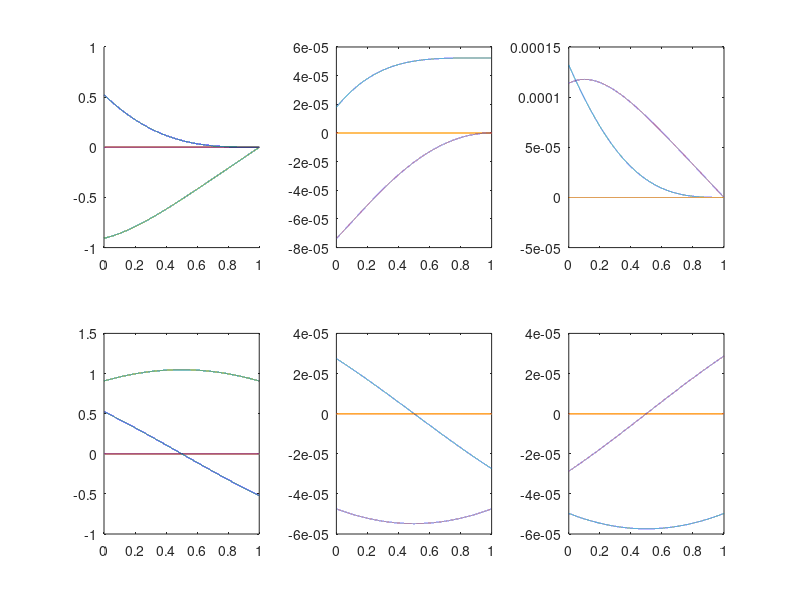

The MATLAB script that drew this image: (Note: this script raises an error after producing the figure.)
%% init data
theta = 0;
dis = pi/3;

q0 = [[1,0,0]*sin(dis/2),cos(dis/2)]';
q1 = [0,0,0,1]';
q2 = [[cos(theta),sin(theta),0]*sin(dis/2),cos(dis/2)]';

ds = 0.0001;
s = 0:ds:1;

theta0 = acos(q0(4));
v0 = q0(1:3)/sin(theta0);

theta2 = acos(q2(4));
v2 = q2(1:3)/sin(theta2);

debug = 1;

%% qa
qa  = [sin(theta0*((1-s).^2)).*v0;cos(theta0*((1-s).^2))];
dqa = theta0*(2*s-2).*[cos(theta0*((1-s).^2)).*v0;-sin(theta0*((1-s).^2))];
ddqa = theta0*2.*[cos(theta0*((1-s).^2)).*v0;-sin(theta0*((1-s).^2))]...
    +theta0*(2*s-2).*theta0.*(2*s-2).*[-sin(theta0*((1-s).^2)).*v0;-cos(theta0*((1-s).^2))];

if(debug)
    subplot(2,3,1);
    hold on
    plot(s,dqa)
    plot(s(2:end),diff(qa')'/ds)
    hold off
    subplot(2,3,2)
    plot(s(2:end),dqa(:,2:end)-diff(qa')'/ds)
    subplot(2,3,3)
    plot(s(2:end),ddqa(:,2:end)-diff(dqa')'/ds)
end
%% qb1
qb1  = [sin(theta0*(-(1-s).^2)).*v0;cos(theta0*(-(1-s).^2))];
dqb1 = -theta0*(2*s-2).*[cos(theta0*((1-s).^2)).*v0;sin(theta0*((1-s).^2))];
ddqb1 = -theta0*2.*[cos(theta0*((1-s).^2)).*v0;sin(theta0*((1-s).^2))]...
    -theta0*(2*s-2).*theta0.*(2*s-2).*[-sin(theta0*((1-s).^2)).*v0;cos(theta0*((1-s).^2))];

if(debug)
    subplot(2,3,4);
    hold on
    plot(s,dqb1);
    plot(s(2:end),diff(qb1')'/ds);
    hold off
    subplot(2,3,5);
    plot(s(2:end),dqb1(:,2:end)-diff(qb1')'/ds);
    subplot(2,3,6)
    plot(s(2:end),ddqb1(:,2:end)-diff(dqb1')'/ds)
end

%% qb2
qb2  = [sin(theta2*(s.^2)).*v2;cos(theta2*(s.^2))];
dqb2 = 2*theta2*s.*[cos(theta2*(s.^2)).*v2;-sin(theta2*(s.^2))];
ddqb2 = 2*theta2.*[cos(theta2*(s.^2)).*v2;-sin(theta2*(s.^2))]...
    + 2*theta2*s.*2*theta2.*s.*[-sin(theta2*(s.^2)).*v2;-cos(theta2*(s.^2))];

if(debug)
    subplot(2,3,4);
    plot(s,dqb2);
    hold on
    plot(s(2:end),diff(qb2')'/ds);
    hold off
    subplot(2,3,5);
    plot(s(2:end),dqb2(:,2:end)-diff(qb2')'/ds);
    subplot(2,3,6);
    plot(s(2:end),ddqb2(:,2:end)-diff(dqb2')'/ds);
end
%% qb3
qb3 = [ qb1(2,:).*qb2(3,:) - qb2(2,:).*qb1(3,:) + qb1(4,:).*qb2(1,:) + qb2(4,:).*qb1(1,:)
        qb2(1,:).*qb1(3,:) - qb1(1,:).*qb2(3,:) + qb1(4,:).*qb2(2,:) + qb2(4,:).*qb1(2,:)
        qb1(1,:).*qb2(2,:) - qb2(1,:).*qb1(2,:) + qb1(4,:).*qb2(3,:) + qb2(4,:).*qb1(3,:)
        qb1(4,:).*qb2(4,:) - qb1(1,:).*qb2(1,:) - qb1(2,:).*qb2(2,:) - qb1(3,:).*qb2(3,:)
        ];
dqb3 = [
    qb1(2,:).*dqb2(3,:)+dqb1(2,:).*qb2(3,:) - qb2(2,:).*dqb1(3,:)-dqb2(2,:).*qb1(3,:) + qb1(4,:).*dqb2(1,:)+dqb1(4,:).*qb2(1,:) + qb2(4,:).*dqb1(1,:)+dqb2(4,:).*qb1(1,:)
    qb2(1,:).*dqb1(3,:)+dqb2(1,:).*qb1(3,:) - qb1(1,:).*dqb2(3,:)-dqb1(1,:).*qb2(3,:) + qb1(4,:).*dqb2(2,:)+dqb1(4,:).*qb2(2,:) + qb2(4,:).*dqb1(2,:)+dqb2(4,:).*qb1(2,:)
    qb1(1,:).*dqb2(2,:)+dqb1(1,:).*qb2(2,:) - qb2(1,:).*dqb1(2,:)-dqb2(1,:).*qb1(2,:) + qb1(4,:).*dqb2(3,:)+dqb1(4,:).*qb2(3,:) + qb2(4,:).*dqb1(3,:)+dqb2(4,:).*qb1(3,:)
    qb1(4,:).*dqb2(4,:)+dqb1(4,:).*qb2(4,:) - qb1(1,:).*dqb2(1,:)-dqb1(1,:).*qb2(1,:) - qb1(2,:).*dqb2(2,:)-dqb1(2,:).*qb2(2,:) - qb1(3,:).*dqb2(3,:)-dqb1(3,:).*qb2(3,:)
];

ddqb3 = [
    qb1(2,:).*ddqb2(3,:)+2*dqb1(2,:).*dqb2(3,:)+ddqb1(2,:).*qb2(3,:) - qb2(2,:).*ddqb1(3,:)-2*dqb2(2,:).*dqb1(3,:)-ddqb2(2,:).*qb1(3,:) + qb1(4,:).*ddqb2(1,:)+2*dqb1(4,:).*dqb2(1,:)+ddqb1(4,:).*qb2(1,:) + qb2(4,:).*ddqb1(1,:)+2*dqb2(4,:).*dqb1(1,:)+ddqb2(4,:).*qb1(1,:)
    qb2(1,:).*ddqb1(3,:)+2*dqb2(1,:).*dqb1(3,:)+ddqb2(1,:).*qb1(3,:) - qb1(1,:).*ddqb2(3,:)-2*dqb1(1,:).*dqb2(3,:)-ddqb1(1,:).*qb2(3,:) + qb1(4,:).*ddqb2(2,:)+2*dqb1(4,:).*dqb2(2,:)+ddqb1(4,:).*qb2(2,:) + qb2(4,:).*ddqb1(2,:)+2*dqb2(4,:).*dqb1(2,:)+ddqb2(4,:).*qb1(2,:)
    qb1(1,:).*ddqb2(2,:)+2*dqb1(1,:).*dqb2(2,:)+ddqb1(1,:).*qb2(2,:) - qb2(1,:).*ddqb1(2,:)-2*dqb2(1,:).*dqb1(2,:)-ddqb2(1,:).*qb1(2,:) + qb1(4,:).*ddqb2(3,:)+2*dqb1(4,:).*dqb2(3,:)+ddqb1(4,:).*qb2(3,:) + qb2(4,:).*ddqb1(3,:)+2*dqb2(4,:).*dqb1(3,:)+ddqb2(4,:).*qb1(3,:)
    qb1(4,:).*ddqb2(4,:)+2*dqb1(4,:).*dqb2(4,:)+ddqb1(4,:).*qb2(4,:) - qb1(1,:).*ddqb2(1,:)-2*dqb1(1,:).*dqb2(1,:)-ddqb1(1,:).*qb2(1,:) - qb1(2,:).*ddqb2(2,:)-2*dqb1(2,:).*dqb2(2,:)-ddqb1(2,:).*qb2(2,:) - qb1(3,:).*ddqb2(3,:)-2*dqb1(3,:).*dqb2(3,:)-ddqb1(3,:).*qb2(3,:)
];
if(debug)
% 验证dq3
subplot(2,3,4);
plot(s,dqb3);
hold on
plot(s(2:end),diff(qb3')'/ds);
hold off
subplot(2,3,5);
plot(s(2:end),dqb3(:,2:end)-diff(qb3')'/ds);
subplot(2,3,6)
plot(s(2:end),ddqb3(:,2:end)-diff(dqb3')'/ds);
% qb32=zeros(size(qb1));
% for i=1:size(qb1,2)
% qb32(:,i) = s_q_dot_q(qb1(:,i),qb2(:,i));
% end
% qb3 - qb32(1:4,:)
end
%% qb
% 计算qb 和 dqb

% q&dq to v theta dv dtheta
theta_b3 = zeros(1,size(qb3,2));
vb3 = zeros(3,size(qb3,2));
dtheta_b3 = zeros(1,size(qb3,2));
dvb3 = zeros(3,size(qb3,2));
ddtheta_b3 = zeros(1,size(qb3,2));
ddvb3 = zeros(3,size(qb3,2));

for i=1:size(qb3,2)
[theta_b3(:,i),vb3(:,i),dtheta_b3(:,i),dvb3(:,i),ddtheta_b3(:,i),ddvb3(:,i)] = ...
    s_q_to_theta_v(qb3(:,i),dqb3(:,i),ddqb3(:,i));
end

if(debug)
    subplot(2,3,2);
    plot(s,dvb3);
    hold on
    plot(s(2:end),diff(vb3')'/ds);
    hold off
    subplot(2,3,2);
    plot(s(2:end),dvb3(:,2:end)-diff(vb3')'/ds);
    subplot(2,3,3)
    plot(s(2:end),ddvb3(:,2:end)-diff(dvb3')'/ds);
end
qb  = [sin(theta_b3.*s).*vb3;cos(theta_b3.*s)];
dqb = [
    cos(s.*theta_b3).*(theta_b3+s.*dtheta_b3).*vb3+sin(s.*theta_b3).*dvb3
    -sin(s.*theta_b3).*(theta_b3+s.*dtheta_b3)
];

ddqb_1 = -sin(s.*theta_b3).*(theta_b3 + s.*dtheta_b3).*(theta_b3+s.*dtheta_b3).*vb3 ...
        + cos(s.*theta_b3).*(dtheta_b3+ dtheta_b3 + s.*ddtheta_b3).*vb3 ...
        + cos(s.*theta_b3).*(theta_b3+s.*dtheta_b3).*dvb3 ...
        ...
        + cos(s.*theta_b3).*(theta_b3 + s.*dtheta_b3).*dvb3 ...
        + sin(s.*theta_b3).*ddvb3;

ddqb_2 = -cos(s.*theta_b3).*(theta_b3 + s.*dtheta_b3).*(theta_b3+s.*dtheta_b3) ...
        -sin(s.*theta_b3).*(dtheta_b3 + dtheta_b3 + s.*ddtheta_b3);

ddqb = [
    ddqb_1
    ddqb_2
    ];

if(debug)
    subplot(2,3,4);
    plot(s,dqb);
    hold on
    plot(s(2:end),diff(qb')'/ds);
    hold off
    subplot(2,3,5);
    plot(s(2:end),dqb(:,2:end)-diff(qb')'/ds);
    subplot(2,3,6)
    plot(s(2:end),ddqb(:,2:end)-diff(dqb')'/ds);
end
%% q
% 最后计算 q
q = [ 
    qa(2,:).*qb(3,:) - qb(2,:).*qa(3,:) + qa(4,:).*qb(1,:) + qb(4,:).*qa(1,:)
    qb(1,:).*qa(3,:) - qa(1,:).*qb(3,:) + qa(4,:).*qb(2,:) + qb(4,:).*qa(2,:)
    qa(1,:).*qb(2,:) - qb(1,:).*qa(2,:) + qa(4,:).*qb(3,:) + qb(4,:).*qa(3,:)
    qa(4,:).*qb(4,:) - qa(1,:).*qb(1,:) - qa(2,:).*qb(2,:) - qa(3,:).*qb(3,:)
];
dq = [
    qa(2,:).*dqb(3,:)+dqa(2,:).*qb(3,:) - qb(2,:).*dqa(3,:)-dqb(2,:).*qa(3,:) + qa(4,:).*dqb(1,:)+dqa(4,:).*qb(1,:) + qb(4,:).*dqa(1,:)+dqb(4,:).*qa(1,:)
    qb(1,:).*dqa(3,:)+dqb(1,:).*qa(3,:) - qa(1,:).*dqb(3,:)-dqa(1,:).*qb(3,:) + qa(4,:).*dqb(2,:)+dqa(4,:).*qb(2,:) + qb(4,:).*dqa(2,:)+dqb(4,:).*qa(2,:)
    qa(1,:).*dqb(2,:)+dqa(1,:).*qb(2,:) - qb(1,:).*dqa(2,:)-dqb(1,:).*qa(2,:) + qa(4,:).*dqb(3,:)+dqa(4,:).*qb(3,:) + qb(4,:).*dqa(3,:)+dqb(4,:).*qa(3,:)
    qa(4,:).*dqb(4,:)+dqa(4,:).*qb(4,:) - qa(1,:).*dqb(1,:)-dqa(1,:).*qb(1,:) - qa(2,:).*dqb(2,:)-dqa(2,:).*qb(2,:) - qa(3,:).*dqb(3,:)-dqa(3,:).*qb(3,:)
];
ddq = [
    qa(2,:).*ddqb(3,:)+2*dqa(2,:).*dqb(3,:)+ddqa(2,:).*qb(3,:) - qb(2,:).*ddqa(3,:)-2*dqb(2,:).*dqa(3,:)-ddqb(2,:).*qa(3,:) + qa(4,:).*ddqb(1,:)+2*dqa(4,:).*dqb(1,:)+ddqa(4,:).*qb(1,:) + qb(4,:).*ddqa(1,:)+2*dqb(4,:).*dqa(1,:)+ddqb(4,:).*qa(1,:)
    qb(1,:).*ddqa(3,:)+2*dqb(1,:).*dqa(3,:)+ddqb(1,:).*qa(3,:) - qa(1,:).*ddqb(3,:)-2*dqa(1,:).*dqb(3,:)-ddqa(1,:).*qb(3,:) + qa(4,:).*ddqb(2,:)+2*dqa(4,:).*dqb(2,:)+ddqa(4,:).*qb(2,:) + qb(4,:).*ddqa(2,:)+2*dqb(4,:).*dqa(2,:)+ddqb(4,:).*qa(2,:)
    qa(1,:).*ddqb(2,:)+2*dqa(1,:).*dqb(2,:)+ddqa(1,:).*qb(2,:) - qb(1,:).*ddqa(2,:)-2*dqb(1,:).*dqa(2,:)-ddqb(1,:).*qa(2,:) + qa(4,:).*ddqb(3,:)+2*dqa(4,:).*dqb(3,:)+ddqa(4,:).*qb(3,:) + qb(4,:).*ddqa(3,:)+2*dqb(4,:).*dqa(3,:)+ddqb(4,:).*qa(3,:)
    qa(4,:).*ddqb(4,:)+2*dqa(4,:).*dqb(4,:)+ddqa(4,:).*qb(4,:) - qa(1,:).*ddqb(1,:)-2*dqa(1,:).*dqb(1,:)-ddqa(1,:).*qb(1,:) - qa(2,:).*ddqb(2,:)-2*dqa(2,:).*dqb(2,:)-ddqa(2,:).*qb(2,:) - qa(3,:).*ddqb(3,:)-2*dqa(3,:).*dqb(3,:)-ddqa(3,:).*qb(3,:)
];
if(debug)
    subplot(2,3,4);
    plot(s,dq);
    hold on
    plot(s(2:end),diff(q')'/ds);
    hold off
    subplot(2,3,5);
    plot(s(2:end),dq(:,2:end)-diff(q')'/ds);
    subplot(2,3,6)
    plot(s(2:end),ddq(:,2:end)-diff(dq')'/ds);
end

%% compute arc
darc = sqrt(sum(dq.*dq));
ddarc = sum(dq.*ddq)./darc;

c = darc(1)
b = 4*(darc(floor(length(s)/2)+1)-c)
a = -b

d = (ddarc(1)-b)/pi;
e = (ddarc(1)-b)/pi*0.5;
f = -(ddarc(1)-b)/pi*0.5;

subplot(1,2,1)
hold on
axis equal
plot(s,darc)
plot(s,ddarc)
plot(s,a.*s.*s+b.*s+c)
% plot(s,2*a.*s+b)

subplot(1,2,2)
hold on
axis equal
plot(s(2:end)-ds/2,sqrt(sum(diff(q')'.*diff(q')'))/ds)
% plot(s,ddarc)

plot(s,darc)
plot(s,ddarc)
plot(s,a.*s.*s+b.*s+c+ d*sin(s*pi) + e*cos(s*2*pi) + f)
plot(s,a.*s.*s+b.*s+c+ d*sin(s*pi) + e*cos(s*2*pi) + f + (c/7)*(1-cos(4*pi*s))/2)
plot(s,2*a.*s+b+d*cos(s*pi)*pi - e*sin(s*2*pi)*2*pi)









